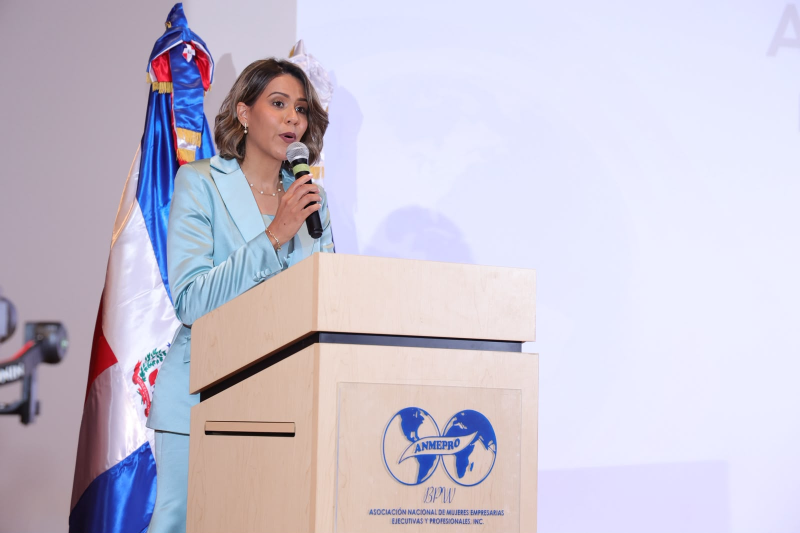
#> input picture muestras/anmepro/foto-original.jpeg, 1600 x 1066 px (shown at 1/2 size)
$ python generar_muestra.py
#> lines starting #> are read from the running program, lines starting #| are printed output that depends on the picture
from pathlib import Path
import subprocess
import sys
from PIL import Image

ROOT = Path(__file__).resolve().parents[2]
HERE = Path(__file__).resolve().parent
TITLE = 'ANMEPRO respalda el proyecto de Ley Mirabal y destaca su aporte a la protecci\u00f3n laboral y la autonom\u00eda econ\u00f3mica de las mujeres'
photo = Image.open(HERE / 'foto-original.jpeg').convert('RGB')
#> photo is the input picture: PIL image 1600x1066 RGB; mean R, G, B 202.5, 196.6, 212.3
photo = photo.crop((140, 0, 1206, 1066)).resize((1080, 1080), Image.Resampling.LANCZOS)
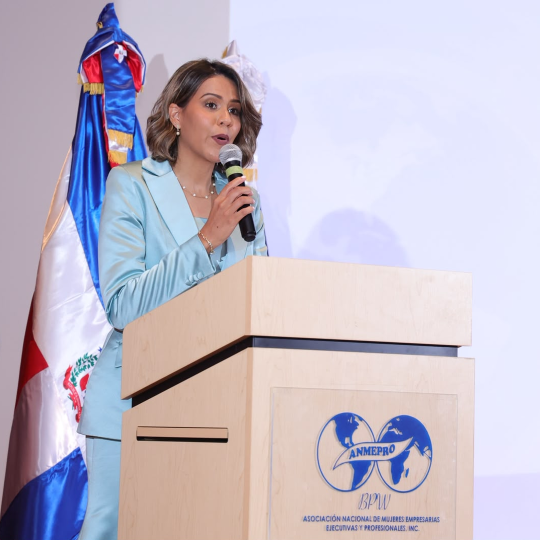
#> photo: PIL image 1080x1080 RGB (shown at 1/2 size); mean R, G, B 195.8, 188.4, 202.9
canvas = Image.new('RGB', (1080, 1350), (18, 65, 126))
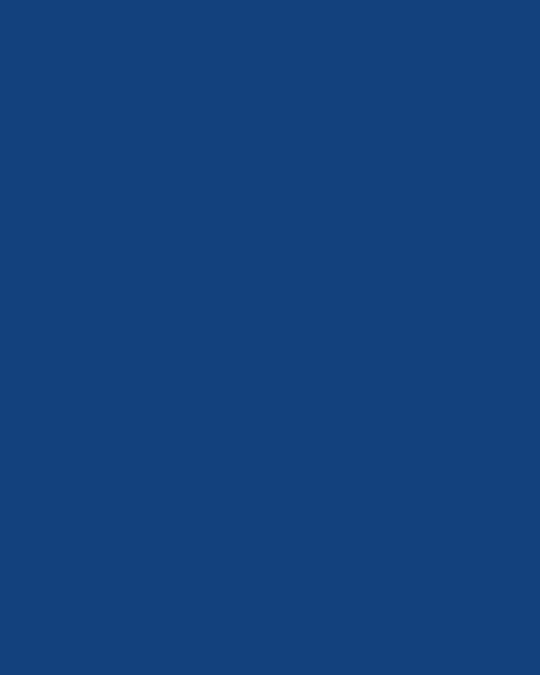
#> canvas: PIL image 1080x1350 RGB (shown at 1/2 size); mean R, G, B 18, 65, 126
canvas.paste(photo, (0, 0))
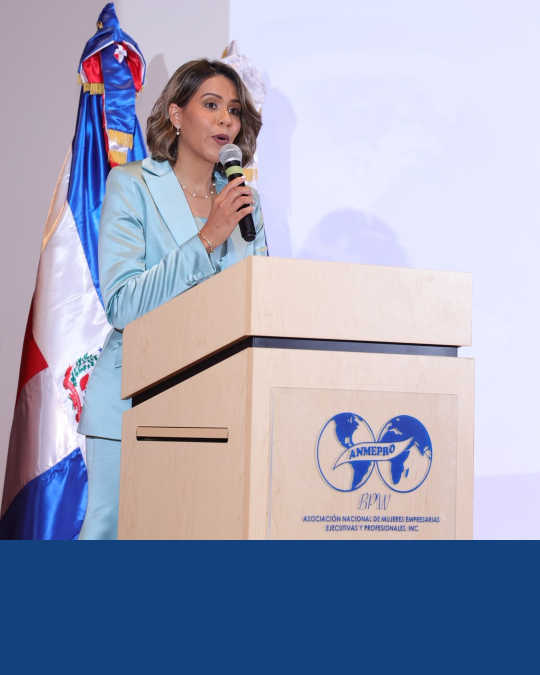
#> canvas: PIL image 1080x1350 RGB (shown at 1/2 size); mean R, G, B 160.2, 163.7, 187.5
canvas.save(HERE / 'base-encuadrada.png')
subprocess.run([
    sys.executable, str(ROOT / 'degradado_hola.py'),
    str(HERE / 'base-encuadrada.png'), str(HERE / 'titular-completo.png'),
    '--text', TITLE, '--out-size', '1080x1350',
    '--fade-start', '0.46', '--solid-start', '0.63',
    '--top-color', '14,30,48', '--blue', '16,47,84', '--bottom-color', '18,65,126',
    '--text-top', '0.54', '--text-bottom', '0.98', '--text-start-font', '0.12',
    '--text-x-scale', '0.65', '--text-max-width', '0.94',
    '--text-line-spacing', '0.88', '--text-stroke', '4', '--text-tracking=-0.015',
], check=True)
#> (this line was passed over: subprocess is not available in this run)
(HERE / 'fuente.txt').write_text(
    'Articulo: https://laverdadrd.com.do/anmepro-respalda-el-proyecto-de-ley-mirabal-y-destaca-su-aporte-a-la-proteccion-laboral-y-la-autonomia-economica-de-las-mujeres/\n'
    'Titular completo: ' + TITLE + '\n'
    'Mismos parametros de estilo que muestras/putin/02-encuadre-ajustado.png.\n', encoding='utf-8')
